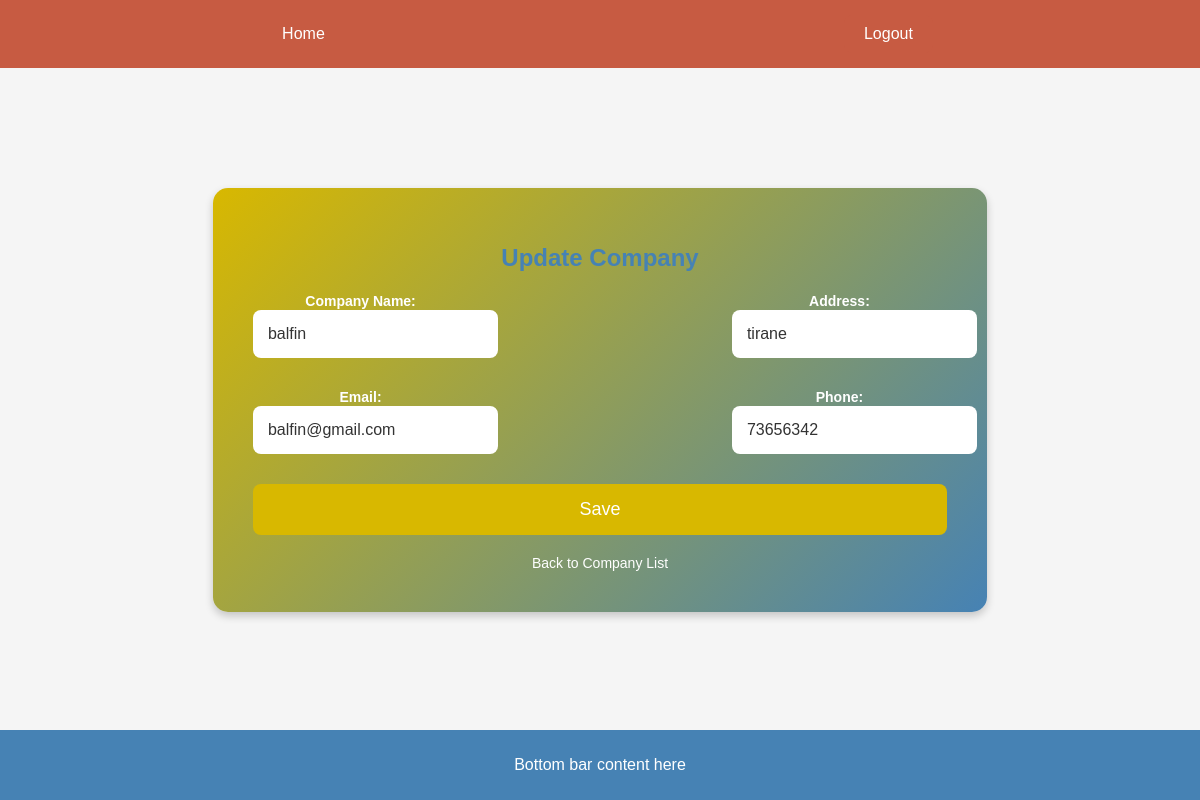
Page /company/update/1/ (signed in) on the committed database.
### management/models.py (models this page shows, shortened)
class Company(models.Model):
    owner = models.ForeignKey(settings.AUTH_USER_MODEL, on_delete=models.CASCADE)
    name = models.CharField(max_length=255)
    address = models.TextField()
    contact_email = models.EmailField(unique=True)
    contact_phone = models.CharField(max_length=20)

### management/views.py (the view, shortened to what this page needs)
# urls.py: path('company/update/<int:id>/', views.company_update, name='company_update'),
@login_required
def company_update(request, id):
    company = get_object_or_404(Company, id=id)
    if not is_authorized(request.user, company):
        return render(request, "unauthorized.html")
    return render(request, "company_form.html", {'company': company})

### management/views.py (called while the page is built)
def is_authorized(user, company):
    return company.owner == user

### management/templates/company_form.html (shortened to what this page needs)
<!DOCTYPE html>
<html lang="en">
<head>
    {% load static %}
    <link rel="stylesheet" href="{% static 'css/forms.css' %}">
    <link rel="stylesheet" href="{% static 'css/dashboard.css' %}">
</head>
<body>
    {% include 'navbar.html' %}
    <div class="form-wrapper">
        <div class="form-card">
            <h1>{% if company %}Update Company{% else %}Create Company{% endif %}</h1>
            <form method="POST" class="company-form">
                <div class="input-group row">
                    <div class="field">
                        <label for="name">Company Name:</label>
                        <input type="text" name="name" id="name" value="{% if company %}{{ company.name }}{% endif %}" required>
                    </div>
                    <div class="field">
                        <label for="address">Address:</label>
                        <input type="text" name="address" id="address" value="{% if company %}{{ company.address }}{% endif %}" required>
                    </div>
                </div>
                <div class="input-group row">
                    <div class="field">
                        <label for="contact_email">Email:</label>
                        <input type="email" name="contact_email" id="contact_email" value="{% if company %}{{ company.contact_email }}{% endif %}" required>
                    </div>
                    <div class="field">
                        <label for="contact_phone">Phone:</label>
                        <input type="text" name="contact_phone" id="contact_phone" value="{% if company %}{{ company.contact_phone }}{% endif %}" required>
                    </div>
                </div>
                <button type="submit" class="submit-button">Save</button>
            </form>
            <a href="{% url 'company_list' %}" class="back-link">Back to Company List</a>
        </div>
    </div>
    {% include 'footer.html' %}
</body>
</html>

### static/css/forms.css (style rules this page uses)
body { font-family: 'Roboto', sans-serif; background-color: #F5F5F5; margin: 0; padding: 0; display: flex; justify-content: center; align-items: center; height: 100vh; }
h1 { color: #4682B4; font-size: 24px; text-align: center; margin-bottom: 20px; }
.form-wrapper { display: flex; justify-content: center; align-items: center; min-height: 100vh; padding: 40px; box-sizing: border-box; }
.form-card { background: linear-gradient(135deg, #D8B800, #4682B4); box-shadow: 0 4px 8px rgba(0, 0, 0, 0.2); border-radius: 15px; padding: 40px; width: 100%; max-width: 1200px; text-align: center; color: white; animation: fadeIn 1s ease-out; }
.company-form { display: flex; flex-direction: column; align-items: flex-start; }
.input-group.row { display: flex; justify-content: space-between; width: 100%; gap: 40px; margin-bottom: 30px; }
.input-group.row .field { width: 31%; }
.input-group { width: 100%; margin-bottom: 20px; position: relative; }
label { font-size: 14px; margin-bottom: 5px; color: #fff; font-weight: bold; }
input, textarea, select { width: 100%; padding: 15px; border: none; border-radius: 8px; background-color: #FFF; font-size: 16px; color: #333; transition: border 0.3s ease; }
.submit-button { padding: 15px; background-color: #D8B800; border-radius: 8px; border: none; font-size: 18px; color: #fff; cursor: pointer; transition: background-color 0.3s ease; width: 100%; }
.back-link { text-decoration: none; color: #fff; font-size: 14px; margin-top: 20px; display: inline-block; text-align: center; transition: color 0.3s ease; }

### static/css/dashboard.css (style rules this page uses)
body { font-family: 'Arial', sans-serif; background-color: #F5F5F5; margin: 0; padding: 0; }

### rows in the picture
Company: name "balfin", address "tirane", contact_email "balfin@gmail.com", contact_phone "73656342"
